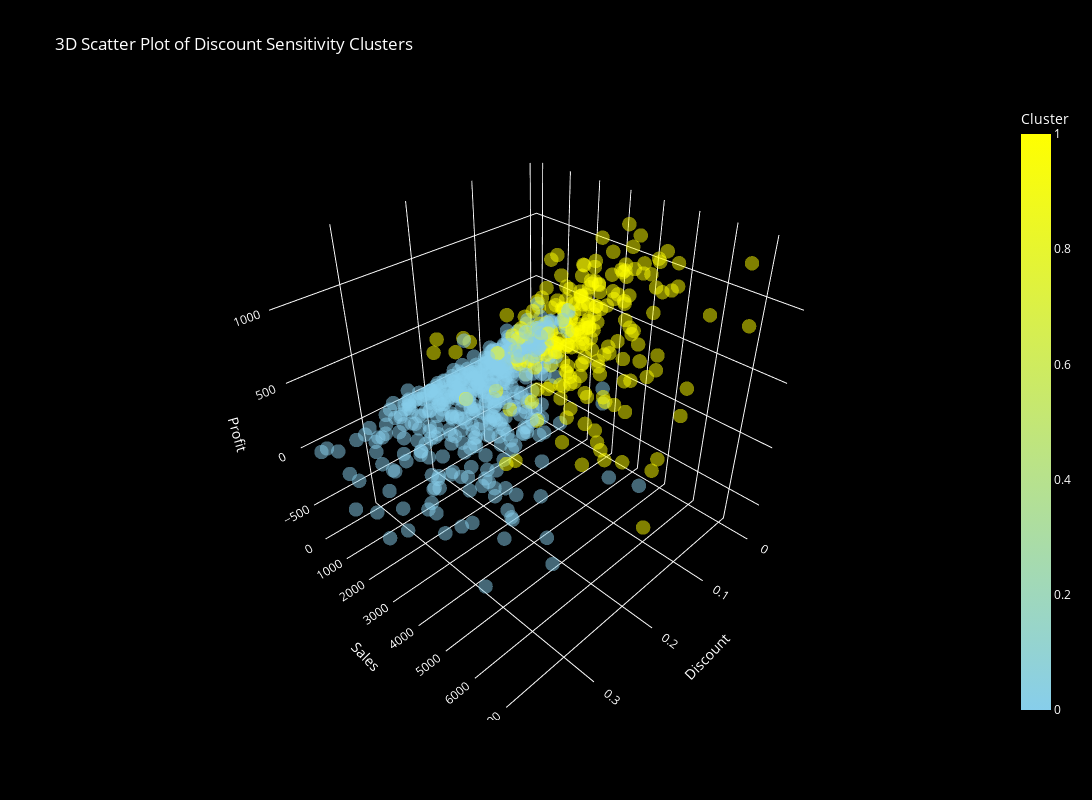

Notebook cell for this chart:
### Code cell
# 3D Scatter Plot using Plotly Express for k=2 with customizations
fig = px.scatter_3d(discount_sensitivity_features, x='Discount', y='Sales', z='Profit', color='Cluster',
                    title=f'3D Scatter Plot of Discount Sensitivity Clusters',
                    labels={'Discount': 'Discount', 'Sales': 'Sales', 'Profit': 'Profit'},
                    hover_data=['Customer ID', 'Discount', 'Sales', 'Profit'],
                    color_continuous_scale=['skyblue', 'yellow'])

# Update layout for background color and marker properties
fig.update_layout(
    scene=dict(
        xaxis=dict(backgroundcolor="black"),
        yaxis=dict(backgroundcolor="black"),
        zaxis=dict(backgroundcolor="black"),
    ),
    paper_bgcolor="black",
    plot_bgcolor="black",
    font=dict(color='white'),
    width=1200,  # Increase width
    height=800  # Increase height
)

# Update marker properties
fig.update_traces(marker=dict(size=5, opacity=0.5))

# Show the plot
fig.show()

### Figure 1 — Plotly figure (JSON) as saved in the notebook; plotly's stock layout.template omitted (floating-point values rounded to 4 significant figures; data arrays with more than 128 entries replaced by an {"elided": "..."} marker saying what was removed)
{"data": [{"customdata": {"elided": "695x1 str values"}, "hovertemplate": "Discount=%{x}<br>Sales=%{y}<br>Profit=%{z}<br>Customer ID=%{customdata[0]}<br>Cluster=%{marker.color}<extra></extra>", "legendgroup": "", "marker": {"color": {"elided": "695 int values"}, "coloraxis": "coloraxis", "opacity": 0.5, "size": 5, "symbol": "circle"}, "mode": "markers", "name": "", "scene": "scene", "showlegend": false, "type": "scatter3d", "x": {"elided": "695 float values"}, "y": {"elided": "695 float values"}, "z": {"elided": "695 float values"}}], "layout": {"coloraxis": {"colorbar": {"title": {"text": "Cluster"}}, "colorscale": [[0, "skyblue"], [1, "yellow"]]}, "font": {"color": "white"}, "height": 800, "legend": {"tracegroupgap": 0}, "paper_bgcolor": "black", "plot_bgcolor": "black", "scene": {"domain": {"x": [0, 1], "y": [0, 1]}, "xaxis": {"backgroundcolor": "black", "title": {"text": "Discount"}}, "yaxis": {"backgroundcolor": "black", "title": {"text": "Sales"}}, "zaxis": {"backgroundcolor": "black", "title": {"text": "Profit"}}}, "title": {"text": "3D Scatter Plot of Discount Sensitivity Clusters"}, "width": 1200}}
